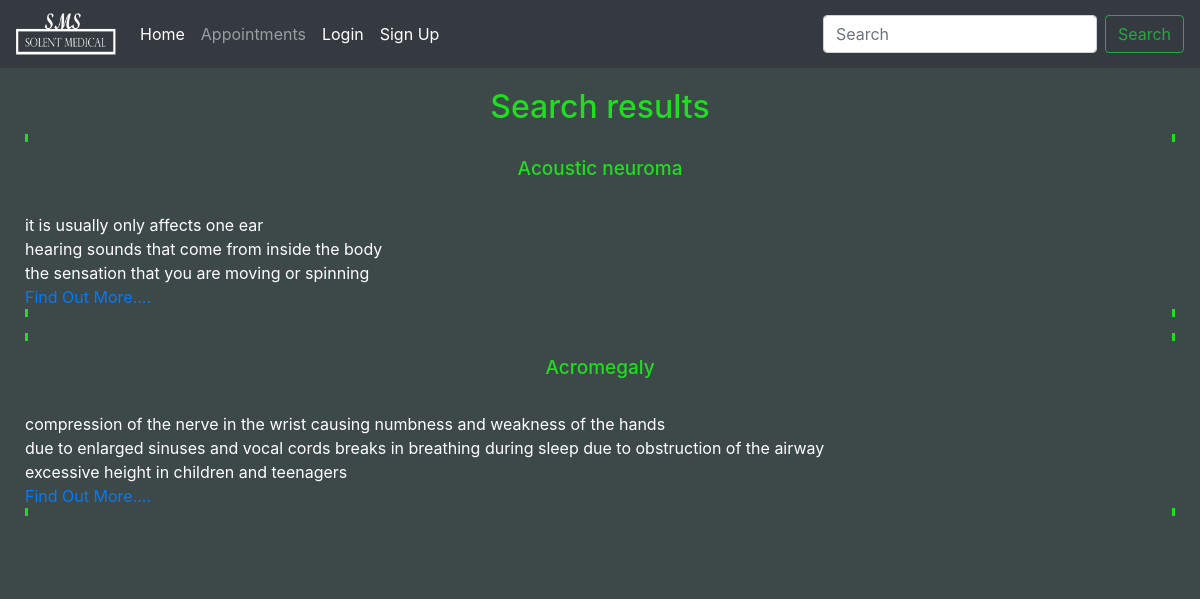
Screenshot of /SMS/Views/InformationSearch.php with the database file from the repository.
### tables this page shows
CREATE TABLE `disease` (
  `DiseaseID` int(11) NOT NULL,
  `DiseaseName` varchar(255) NOT NULL,
  `Causes` text NOT NULL,
  `Symptoms` text NOT NULL,
  `Description` text NOT NULL,
  `Treatment1` text NOT NULL,
  `Treatment2` varchar(255) NOT NULL,
  `Treatment3` varchar(255) NOT NULL,
  `BodyArea` text NOT NULL,
  `Gender` enum('M','F') NOT NULL
);

### SMS/DAO/DiseaseDao.php (called while the page is built, shortened)
<?php
include("../Models/Disease.php");
class DiseaseDao
{
    private $table, $conn;
    public function __construct($conn, $t)
    {
        $this->conn = $conn;
        $this->table = $t;
    }
    public function findDiseaseByName($Dname) {
        $stmt = $this->conn->query("SELECT * FROM ".  $this->table .  " WHERE DiseaseName LIKE  '%$Dname%' ");
        $DieaseResult = [];
        while ($row = $stmt->fetch()){
        $Diease = new Disease($row["DiseaseID"], $row["DiseaseName"],$row["Causes"], $row["Symptoms"], $row["Description"], $row["Treatment1"], $row["Treatment2"], $row["Treatment3"], $row["BodyArea"]);
        $DieaseResult[] = $Diease;
        }
        return $DieaseResult;
    }
}
?>

### SMS/Models/Disease.php (called while the page is built, shortened)
<?php
class Disease{
	private $DiseaseID, $DiseaseName, $Causes, $Symptoms, $Description,
	$Treatment1,$Treatment2,$Treatment3, $BodyArea;
	public function __construct($DisID, $DisName, $C, $Symp, $SympDesc, $Treat1,$Treat2,$Treat3, $BArea)
	{
		$this->DiseaseID = $DisID;
		$this->DiseaseName = $DisName;
		$this->Description = $SympDesc;
	}
	public function getDiseaseID(){
		return $this->DiseaseID;
	}
	public function getDiseaseName(){
		return $this->DiseaseName;
	}
	public function getDescription(){
		return $this->Description;
	}
}
?>

### SMS/Controller/InformationLibrary.php (the view, shortened to what this page needs)
<?php
include("../DAO/DiseaseDao.php");
function getDiseaseByName($Name)
{
        try{
        $conn = connect();
        $conn->setAttribute(PDO::ATTR_ERRMODE,PDO::ERRMODE_EXCEPTION);
        $dao = new DiseaseDao($conn, "Disease");
        $diseaseR = $dao->findDiseaseByName($Name);
        foreach($diseaseR as $result)
        {
        echo "<p>";
        echo "<h4>".$result->getDiseaseName()." </h4><br> " .$result->getDescription(). " <br/>";
        echo "<a href='DiseaseInfo.php?dID=".$result->getDiseaseID()."'> Find Out More....</a>";
        echo "</p>";
        }
        }
        catch(PDOException $e)
        {
            echo "Error: $e";
        }
        }
?>

### SMS/Views/Maincss.css (style rules this page uses)
html { background-color: #3d4849; }
#main p { border-right-style: solid; border-left-style: solid; border-color: rgb(31, 221, 31); padding: 4px; }
#main h4 { color: rgb(31, 221, 31); font-size: 19px; text-align: center; }

### rows the page displays
disease: DiseaseName "Acoustic neuroma", Description "it is usually only affects one ear hearing sounds that come from inside the body the sensation that you are moving or spinning"
disease: DiseaseName "Acromegaly", Description "compression of the nerve in the wrist causing numbness and weakness of the hands due to enlarged sinuses and vocal cords breaks in breathing during sleep due to obstruction of the airway excessive height in children and teenagers"
